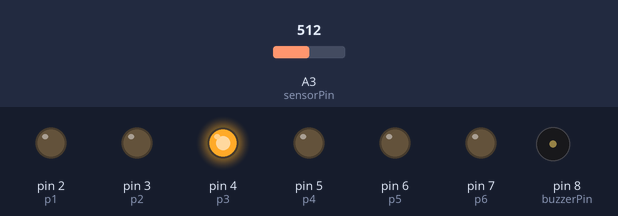
A sketch run on a simulated Arduino Uno, built with avr-gcc and run on an emulated ATmega328P. On the bench: output pins drawn as LEDs (lit = HIGH), buzzer (waves = sounding). The inputs (shaded band) are chosen by the test bench; at power-on: A3 (sensorPin) = 512. What the sketch prints to the serial monitor is not drawn.

Above: at 2.8 s.
At 8.2 s:
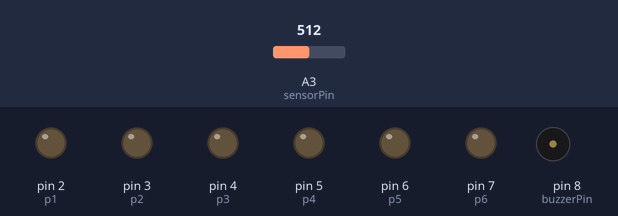
At 13.9 s:
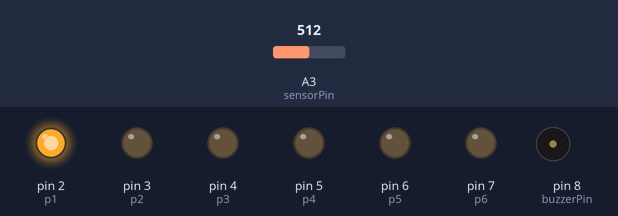
At 14.8 s:
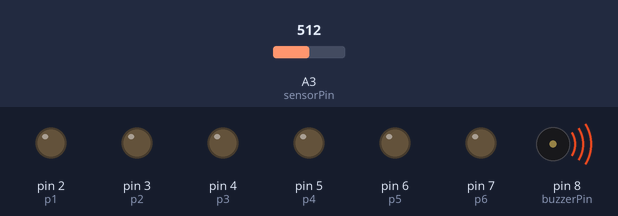
Timing chart, 0 to 17.3 s (numbered marks = the images above):
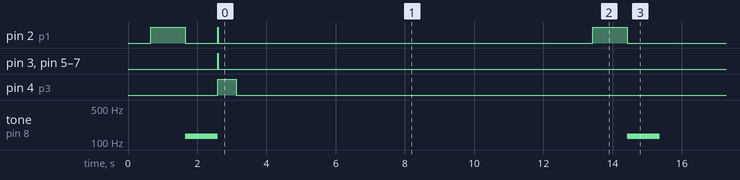

The sketch:

sketch_nov10a.ino
```cpp
#include "pitches.h"
const int sensorPin = A3;
int sensorValue = 0;

int mx = 0;
int mn = 1023;
short maxC = 0;
short minC = 0;
float range = 1;
int prev = 50;
int studyPeriod = 10000;
const int buzzerPin = 8;

const int p1 = 2;
const int p2 =3;
const int p3 =4;
const int p4 = 5;
const int p5 = 6;
const int p6 = 7;

void Glis(int pin, int note1, int note2, int rate) { // from someone else's github
  // Glissando = Slide
  // Slides up or down from note1 to note2
  // rate = 0 is fast and can be increased to slow the effect down
  if (note1 < note2)
  {
    //Slide up
    int i = note1;
    while (i < note2)
    {
      tone(pin, i);
      delay(rate);
      i++;
    }
  }
  else
  {
    //Slide down
    int i = note1;
    while (i > note2)
    {
      tone(pin,i);
      delay(rate);
      i--;
    }
  }
  noTone(pin);
}

void Trem(int pin, int note, int length, int rate) { // from someone else's github
   // Tremolo = Fast repetition of a note
  // note = the note (from pitches.h)
  // length = duration of the effect in msec
  // rate = number of repetitions

  int note_duration = length/rate;
  int pauseBetweenNotes = rate * (1 + rate/length);

  for (int i = 0; i <= rate; i++)
  {
    tone(pin, note, note_duration);
    delay(pauseBetweenNotes);
    noTone(pin);
  }
}

void BeepBoop() {
  Glis(buzzerPin, NOTE_C3, NOTE_C4, 5);
  digitalWrite(p1,HIGH);
  delay(1000);
  digitalWrite(p1,LOW);
  Trem(buzzerPin, NOTE_C3, 1000, 30);
}

void setup() {
  Serial.begin (9600);
  // Start off with the LED off.
  pinMode(p1, OUTPUT);
  pinMode(p2, OUTPUT);
  pinMode(p3, OUTPUT);
  pinMode(p4, OUTPUT);
  pinMode(p5, OUTPUT);
  pinMode(p6, OUTPUT);
  digitalWrite(p6, LOW);
  digitalWrite(p1, LOW);
  digitalWrite(p2, LOW);
  digitalWrite(p3, LOW);
  digitalWrite(p4, LOW);
  digitalWrite(p5, LOW);
  BeepBoop();
}

void loop() {

      sensorValue = 10*analogRead(sensorPin);
      Serial.println(sensorValue, DEC);

      if(sensorValue > mx + 5*range){
        digitalWrite(p1,HIGH);
        digitalWrite(p2,HIGH);
        digitalWrite(p3,HIGH);
        digitalWrite(p4,HIGH);
        digitalWrite(p5,HIGH);
        digitalWrite(p6,HIGH);
      }
      else if(sensorValue > mx + range){
        digitalWrite(p1,HIGH);
      }
      else if(sensorValue > mx){
        digitalWrite(p2,HIGH);
      }
      else if(sensorValue > mn + 2.75*range) {
        digitalWrite(p3,HIGH);
      }
      else if(sensorValue > mn + 2*range) {
        digitalWrite(p4,HIGH);
      }
      else if(sensorValue > mn + range) {
        digitalWrite(p5,HIGH);
      }
      else if(sensorValue > mn) {
        digitalWrite(p6,HIGH);
      }

      if(sensorValue > mx){
        mx = sensorValue;
        maxC = 0;
      } else {
        maxC += 1;
        if (maxC > 20){
          mx = sensorValue;
          maxC = 0;
        }
      }

      if(sensorValue < mn){
        mn = sensorValue;
      } else {
        minC += 1;
        if (minC > 20){
          mn = sensorValue;
          minC = 0;
        }
      }

      range = (mx-mn)/4;
    delay(25);
   digitalWrite(p1,LOW);
   digitalWrite(p2,LOW);
   digitalWrite(p3,LOW);
   digitalWrite(p4,LOW);
   digitalWrite(p5,LOW);
   digitalWrite(p6,LOW);

   studyPeriod -= 25;
   if(studyPeriod <= 0){
    BeepBoop();
    studyPeriod = 10000;
   }
}
```

pitches.h
```cpp
/*************************************************
 * Public Constants
 *************************************************/

#define NOTE_B0  31
#define NOTE_C1  33
#define NOTE_CS1 35
#define NOTE_D1  37
#define NOTE_DS1 39
#define NOTE_E1  41
#define NOTE_F1  44
#define NOTE_FS1 46
#define NOTE_G1  49
#define NOTE_GS1 52
#define NOTE_A1  55
#define NOTE_AS1 58
#define NOTE_B1  62
#define NOTE_C2  65
#define NOTE_CS2 69
#define NOTE_D2  73
#define NOTE_DS2 78
#define NOTE_E2  82
#define NOTE_F2  87
#define NOTE_FS2 93
#define NOTE_G2  98
#define NOTE_GS2 104
#define NOTE_A2  110
#define NOTE_AS2 117
#define NOTE_B2  123
#define NOTE_C3  131
#define NOTE_CS3 139
#define NOTE_D3  147
#define NOTE_DS3 156
#define NOTE_E3  165
#define NOTE_F3  175
#define NOTE_FS3 185
#define NOTE_G3  196
#define NOTE_GS3 208
#define NOTE_A3  220
#define NOTE_AS3 233
#define NOTE_B3  247
#define NOTE_C4  262
#define NOTE_CS4 277
#define NOTE_D4  294
#define NOTE_DS4 311
#define NOTE_E4  330
#define NOTE_F4  349
#define NOTE_FS4 370
#define NOTE_G4  392
#define NOTE_GS4 415
#define NOTE_A4  440
#define NOTE_AS4 466
#define NOTE_B4  494
#define NOTE_C5  523
#define NOTE_CS5 554
#define NOTE_D5  587
#define NOTE_DS5 622
#define NOTE_E5  659
#define NOTE_F5  698
#define NOTE_FS5 740
#define NOTE_G5  784
#define NOTE_GS5 831
#define NOTE_A5  880
#define NOTE_AS5 932
#define NOTE_B5  988
#define NOTE_C6  1047
#define NOTE_CS6 1109
#define NOTE_D6  1175
#define NOTE_DS6 1245
#define NOTE_E6  1319
#define NOTE_F6  1397
#define NOTE_FS6 1480
#define NOTE_G6  1568
#define NOTE_GS6 1661
#define NOTE_A6  1760
#define NOTE_AS6 1865
#define NOTE_B6  1976
#define NOTE_C7  2093
#define NOTE_CS7 2217
#define NOTE_D7  2349
#define NOTE_DS7 2489
#define NOTE_E7  2637
#define NOTE_F7  2794
#define NOTE_FS7 2960
#define NOTE_G7  3136
#define NOTE_GS7 3322
#define NOTE_A7  3520
#define NOTE_AS7 3729
#define NOTE_B7  3951
#define NOTE_C8  4186
#define NOTE_CS8 4435
#define NOTE_D8  4699
#define NOTE_DS8 4978
```

Measured:
- by itself, pin 2 (p1): goes LOW 0.93 s, HIGH 0.03 s, 10 × (LOW 10.8 s, HIGH 1.0 s), then LOW
- by itself, pin 3 (p2), pin 5 (p4), pin 6 (p5), pin 7 (p6): LOW → HIGH at 2.6 s, → LOW 0.03 s later
- by itself, pin 4 (p3): LOW → HIGH at 2.6 s, → LOW 0.53 s later
- by itself, tone on pin 8 (buzzerPin): alternates 131 Hz for 0.93 s and silent for 11.8 s
